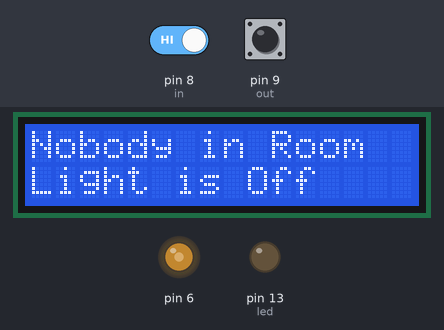
The sketch below on a simulated Arduino Uno, built with avr-gcc and run on an emulated ATmega328P. Parts: 16×2 character LCD, output pins drawn as LEDs (lit = HIGH). The inputs (shaded band) are chosen by the test bench; at power-on: pin 8 (in) HIGH, pin 9 (out) HIGH.

Above: at 3.2 s.
3.3 s: pin 8 (in) driven LOW
At 4.1 s:
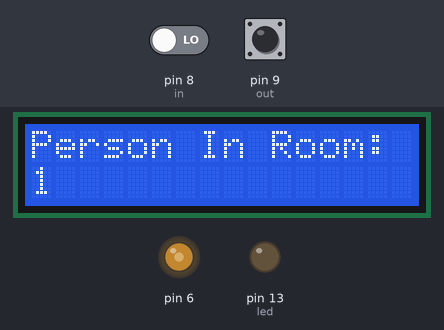
At 5.1 s:
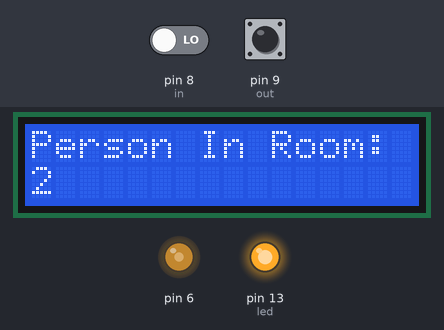
Timing chart, 0 to 6.6 s (numbered marks = the images above; inputs shaded):
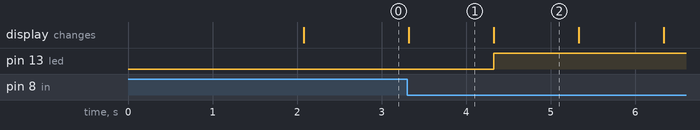

The sketch:

minorsen1.ino
```cpp
#include<LiquidCrystal.h>
LiquidCrystal lcd(12,11,5,4,3,2);

#define in 8
#define out 9
#define led 13 // the pin the LED is connected to
/*
#define relay 7
*/
unsigned count=0;
int Contrast=120;

void setup()
{
  lcd.clear();
  pinMode(led, OUTPUT); // Declare the LED as an output
  digitalWrite(led, LOW); // Turn the LED off
  analogWrite(6,Contrast);
  lcd.begin(16,2);
  lcd.print("Visitor Counter");
  delay(2000);
  pinMode(in, INPUT);
  pinMode(out, INPUT);
  //pinMode(relay, OUTPUT);
  lcd.clear();
  lcd.print("Person In Room:");
  lcd.setCursor(0,1);
  lcd.print(count);
}

void loop()
{
  int in_value = digitalRead(in);
  int out_value = digitalRead(out);
  if(in_value == LOW)
  {
    count++;
    lcd.clear();
    lcd.print("Person In Room:");
    lcd.setCursor(0,1);
    lcd.print(count);
    delay(1000);
  }

  if((out_value == LOW) && (count!=0))
  {
    count--;
    lcd.clear();
    lcd.print("Person In Room:");
    lcd.setCursor(0,1);
    lcd.print(count);
    delay(1000);
  }


  if(count==0)
  {
    lcd.clear();
    //digitalWrite(relay, HIGH);
    digitalWrite(led, LOW); // Turn the LED off
    lcd.clear();
    lcd.print("Nobody in Room");
    lcd.setCursor(0,1);
    lcd.print("Light is Off");
    delay(200);
  }

  else
  {
    //digitalWrite(relay, LOW);
    digitalWrite(led, HIGH); // Turn the LED on
  }
}
```

Measured:
- after the input at 3.3 s, pin 13 (led): LOW → HIGH after 1.0 s; the display: changes at once (image 1)
- what the display in image 1 shows lasts 1.0 s, from 3.3 s to 4.3 s
